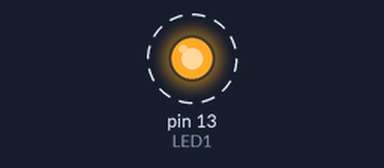
Simulated run of this sketch. Board: Arduino Uno, built with avr-gcc and run on an emulated ATmega328P. On the bench: output pins drawn as LEDs (lit = HIGH). Dashed ring = blinking.

Above: at 0.05 s.
Timing chart, 0 to 3.0 s (numbered marks = the images above):
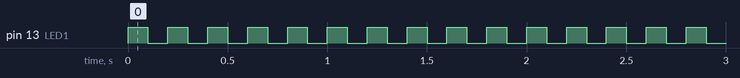

Measured:
- by itself, pin 13 (LED1): alternates HIGH for 0.10 s and LOW for 0.10 s

The sketch:

Functions_Lab2.ino
```cpp
const int LED1 = 13;

void blinkLED(); // LED blink

void setup() {
  // put your setup code here, to run once:
  Serial.begin(115200);
  pinMode(LED1, OUTPUT);
}

void loop()
{
  blinkLED1();
}

void blinkLED1(){
  digitalWrite(LED1, HIGH);
  delay(100);
  digitalWrite(LED1, LOW);
  delay(100);
}
```
